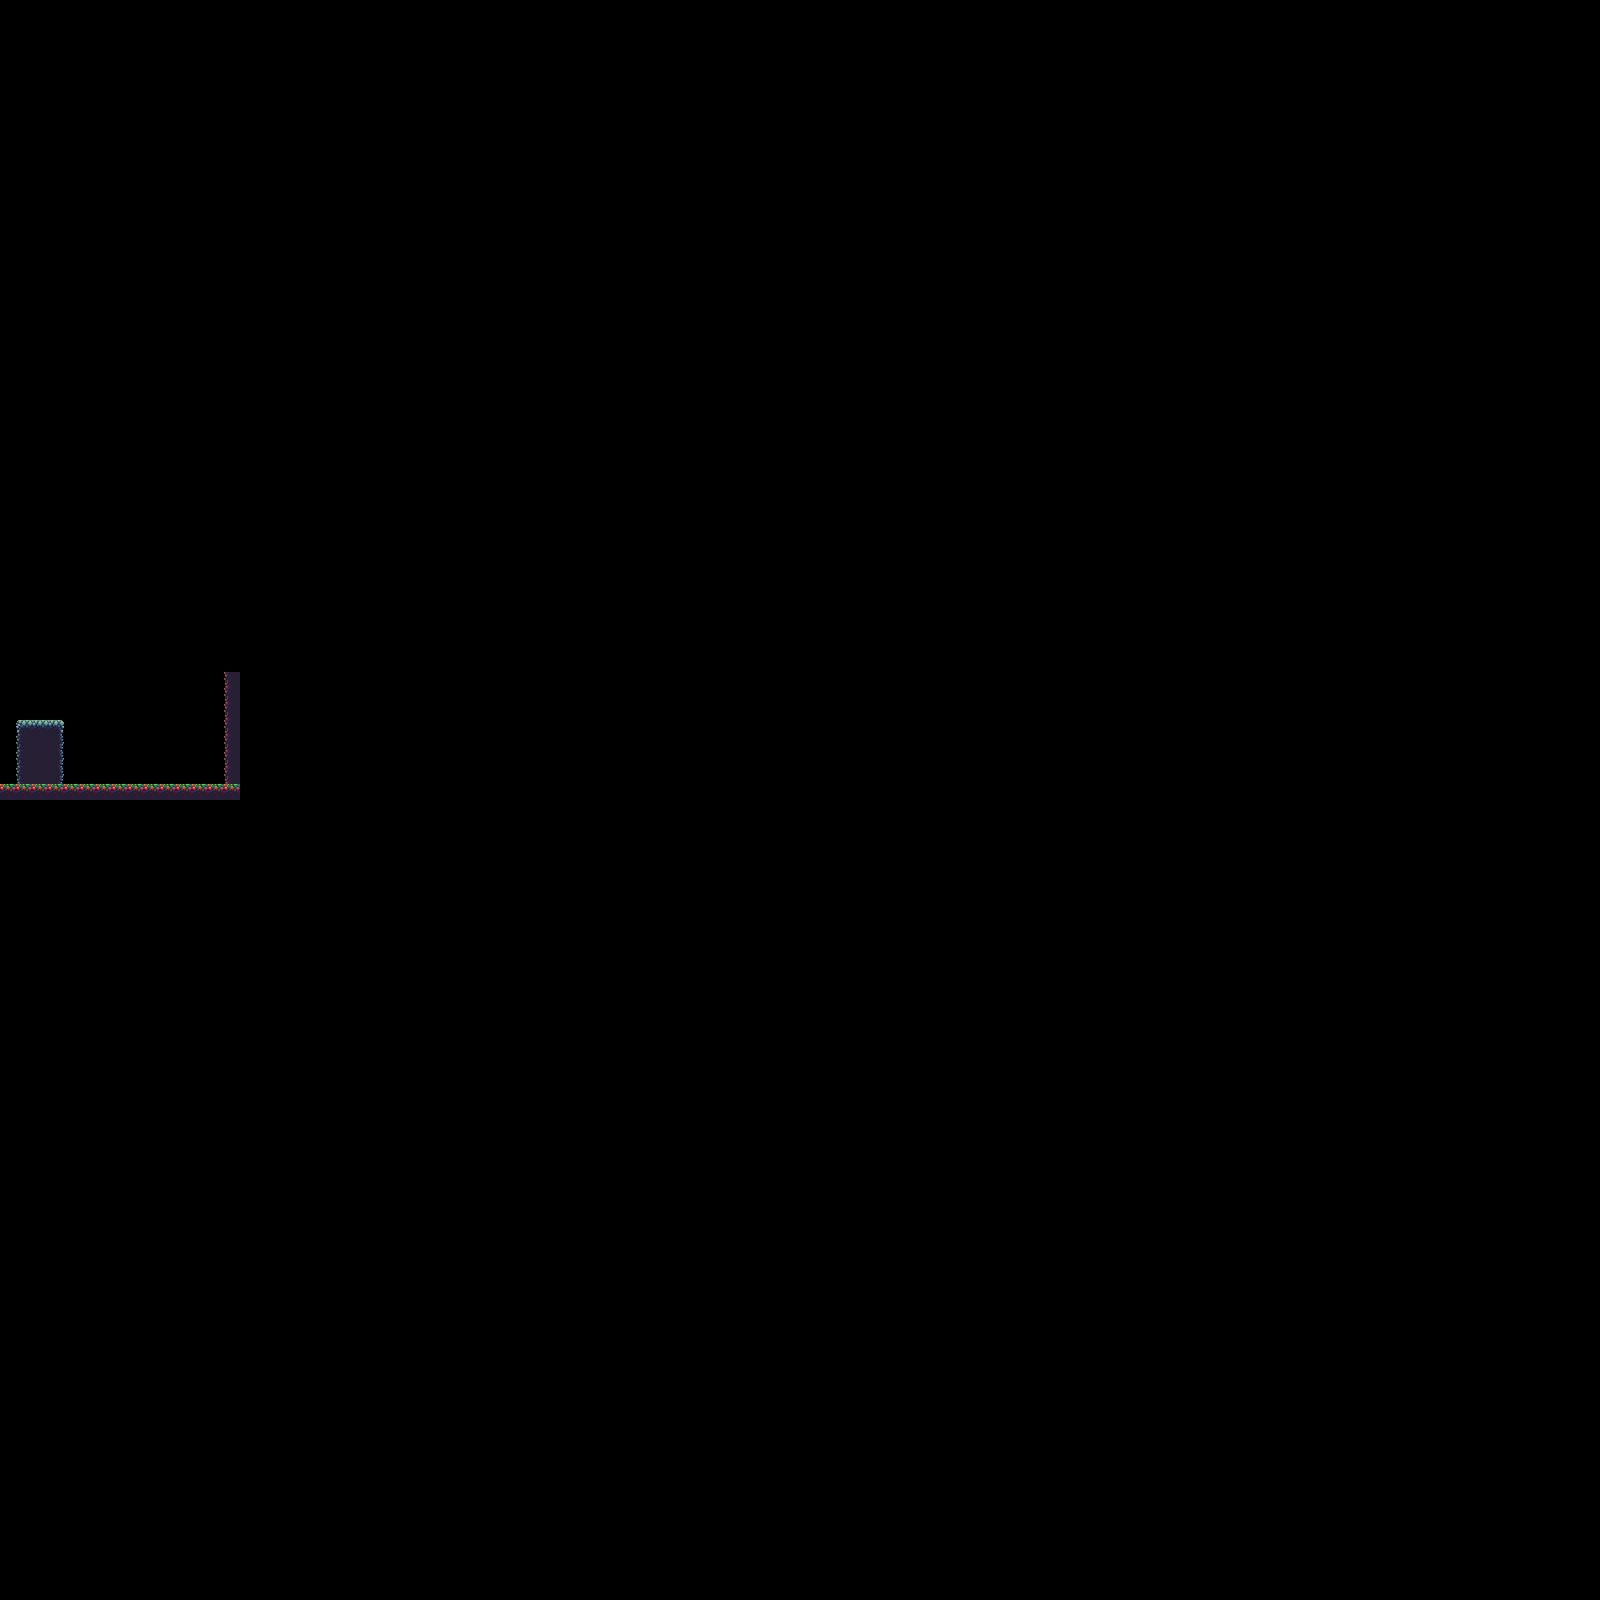

The image is a tile-based game level rendered from a .tmx file. Its description and source (layers, tilesets, objects; grid data summarised) follow:
An orthogonal 100x100 tile map with 16x16 px tiles, 1 tile layer (Tile Layer 1).

<map version="1.0" tiledversion="2017.09.27" orientation="orthogonal" renderorder="right-down" width="100" height="100" tilewidth="16" tileheight="16" infinite="0" nextobjectid="1">
 <tileset firstgid="1" source="forest tileset.tsx" />
 <layer name="Tile Layer 1" width="100" height="100">
  <data>[10000 cells, 34 non-empty, 8 distinct tile ids]</data>
 </layer>
</map>
